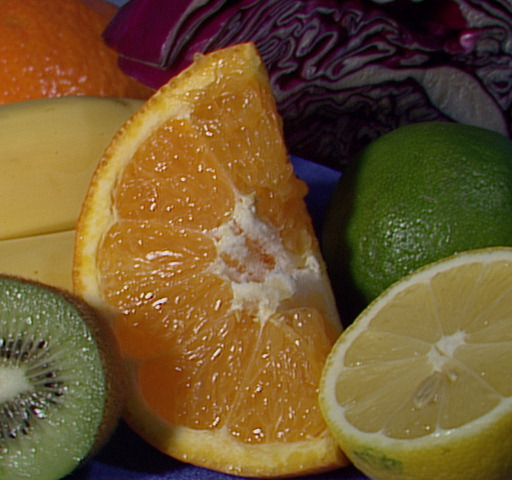
#> input picture test_images/fruits.jpg, 512 x 480 px, found by its file name
$ python histogram.py
#> lines starting #> are read from the running program, lines starting #| are printed output that depends on the picture; after the words box and inside, x2 and y2 are one past the last pixel; in counts of white or black regions, pixels touching at a corner belong together
import cv2
import numpy as np
import matplotlib.pyplot as plt

cv2.samples.addSamplesDataSearchPath("../test_images")

img_org = cv2.imread(cv2.samples.findFile("fruits.jpg"))
#> img_org is the input picture: shape (480, 512, 3); mean B, G, R 46.2, 85.6, 110.8
img_hsv = cv2.cvtColor(img_org, cv2.COLOR_BGR2HSV)
#> img_hsv: shape (480, 512, 3); mean H, S, V 48.2, 159.9, 113.8
mask = cv2.inRange(img_hsv, np.array([34, 0, 20]), np.array([82, 255, 145]))
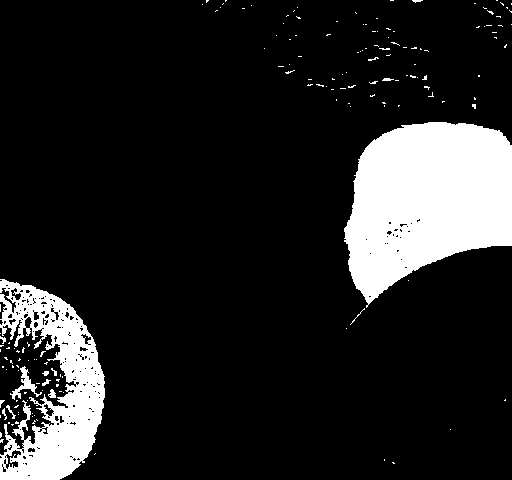
#> mask: shape (480, 512); 13.8% white; 162 white regions (149 under 20 px), largest, box (x1, y1, x2, y2) and area: (344, 122, 512, 308) 21865, (0, 279, 105, 480) 10761, (10, 366, 42, 400) 288
mask = cv2.morphologyEx(mask, cv2.MORPH_OPEN, kernel=np.ones((3, 3)))
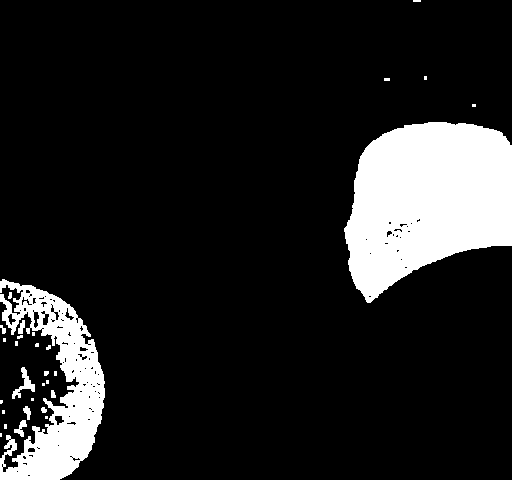
#> mask: shape (480, 512); 13.2% white; 30 white regions (19 under 20 px), largest, box (x1, y1, x2, y2) and area: (344, 122, 512, 303) 21828, (0, 279, 105, 480) 9691, (12, 367, 35, 399) 237

hist = cv2.calcHist([img_hsv], [0], mask, [180], [0, 180])
#> hist = 180 values, max 4473 at index 40, min 0 at index 0, mean 179.9

plt.plot(hist)
plt.show()
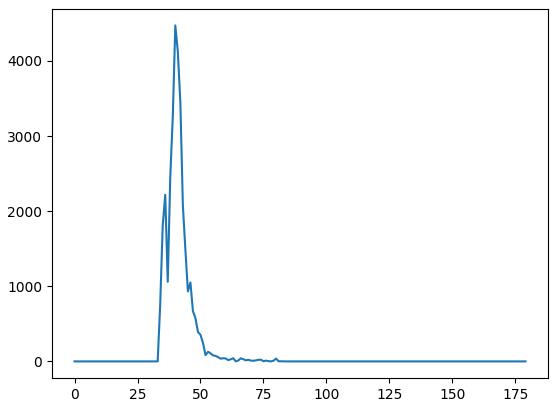
#> figure drawn by matplotlib, 1 panel; curve peaks at x = 40, y = 4473

img_out = cv2.calcBackProject([img_hsv], [0], hist, [0, 179], 1)

cv2.imshow("Mask", mask)
cv2.imshow("Back Projection", img_out)
cv2.waitKey()
